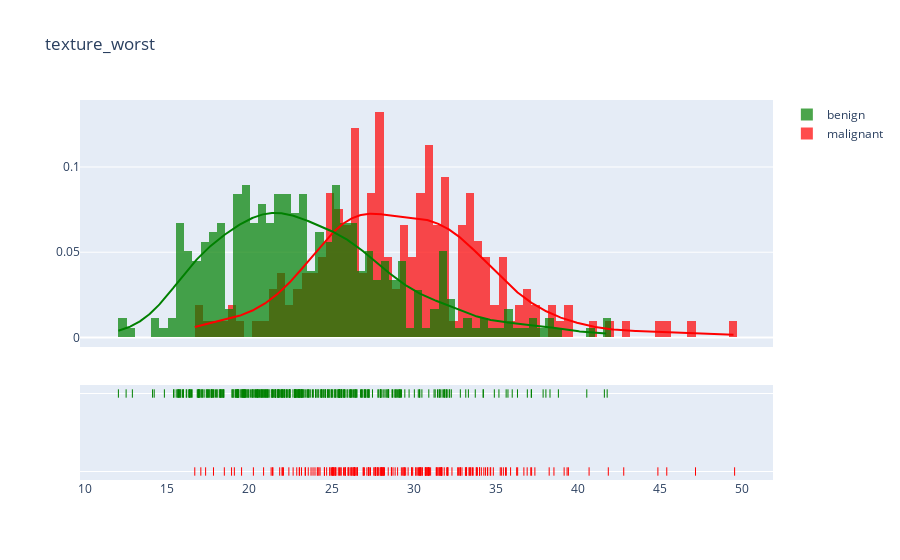

Source (notebook cell):
### Code cell
plot_distribution('texture_worst', .5)

### Figure 1 — Plotly figure (JSON) as saved in the notebook; plotly's stock layout.template omitted (floating-point values rounded to 4 significant figures; data arrays with more than 128 entries replaced by an {"elided": "..."} marker saying what was removed)
{"data": [{"autobinx": false, "histnorm": "probability density", "legendgroup": "malignant", "marker": {"color": "red"}, "name": "malignant", "opacity": 0.7, "type": "histogram", "x": {"elided": "212 float values"}, "xaxis": "x", "xbins": {"end": 49.54, "size": 0.5, "start": 16.67}, "yaxis": "y"}, {"autobinx": false, "histnorm": "probability density", "legendgroup": "benign", "marker": {"color": "green"}, "name": "benign", "opacity": 0.7, "type": "histogram", "x": {"elided": "357 float values"}, "xaxis": "x", "xbins": {"end": 41.78, "size": 0.5, "start": 12.02}, "yaxis": "y"}, {"legendgroup": "malignant", "marker": {"color": "red"}, "mode": "lines", "name": "malignant", "showlegend": false, "type": "scatter", "x": {"elided": "500 float values"}, "xaxis": "x", "y": {"elided": "500 float values"}, "yaxis": "y"}, {"legendgroup": "benign", "marker": {"color": "green"}, "mode": "lines", "name": "benign", "showlegend": false, "type": "scatter", "x": {"elided": "500 float values"}, "xaxis": "x", "y": {"elided": "500 float values"}, "yaxis": "y"}, {"legendgroup": "malignant", "marker": {"color": "red", "symbol": "line-ns-open"}, "mode": "markers", "name": "malignant", "showlegend": false, "type": "scatter", "x": {"elided": "212 float values"}, "xaxis": "x", "y": {"elided": "212 str values"}, "yaxis": "y2"}, {"legendgroup": "benign", "marker": {"color": "green", "symbol": "line-ns-open"}, "mode": "markers", "name": "benign", "showlegend": false, "type": "scatter", "x": {"elided": "357 float values"}, "xaxis": "x", "y": {"elided": "357 str values"}, "yaxis": "y2"}], "layout": {"barmode": "overlay", "hovermode": "closest", "legend": {"traceorder": "reversed"}, "title": {"text": "texture_worst"}, "xaxis": {"anchor": "y2", "domain": [0, 1], "zeroline": false}, "yaxis": {"anchor": "free", "domain": [0.35, 1], "position": 0}, "yaxis2": {"anchor": "x", "domain": [0, 0.25], "dtick": 1, "showticklabels": false}}}
